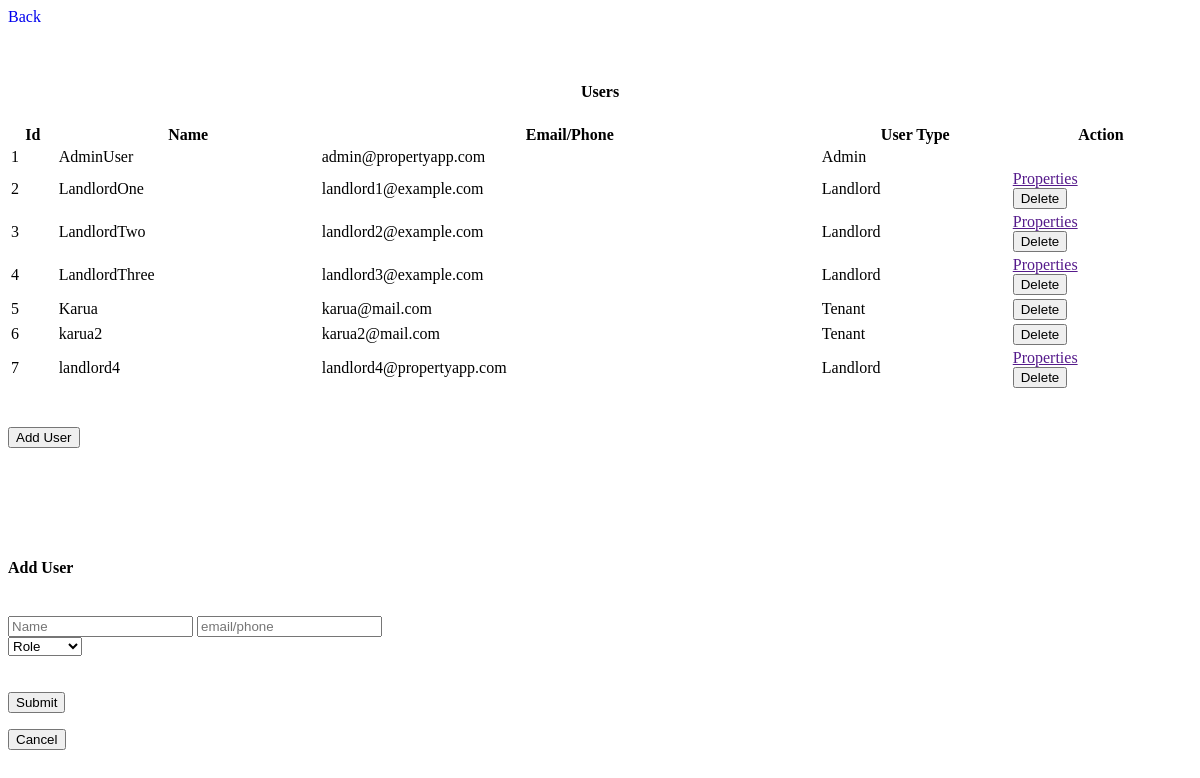
The page /admin-users on the database as committed earlier.
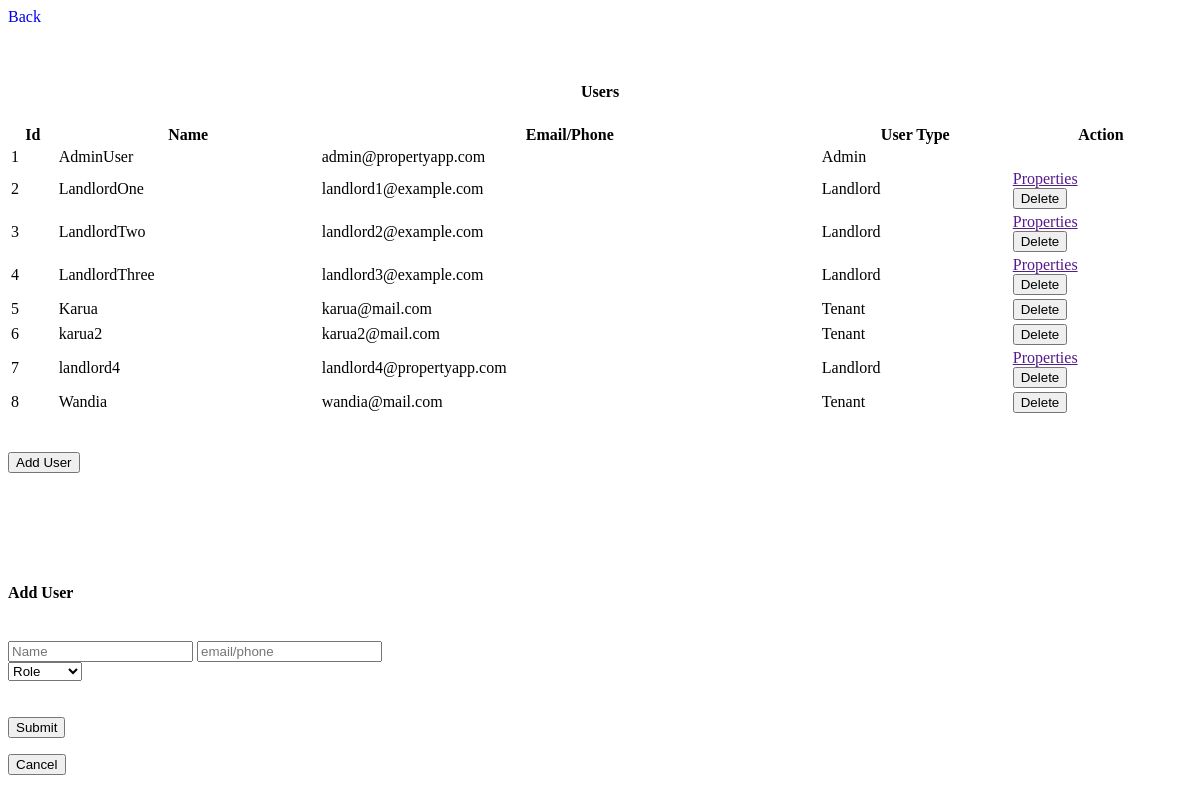
The same page on the database as committed later.
### models.py (models this page shows)
class User(Base):
    __tablename__ = 'users'
    id = Column(Integer, primary_key=True, index=True)
    uid = Column(String(10), unique=True, nullable=False)
    user_name = Column(String(20), unique=True, nullable=False)
    email_or_phone = Column(String, unique=True, index=True)
    password_hash = Column(String(100), nullable=False)
    user_type = Column(Enum('Admin', 'Landlord', 'Tenant', 'Regular_visitor', name='user_types'))
    suspended = Column(Boolean, default=False)
    created_at = Column(DateTime, default=datetime.datetime.utcnow)
    updated_at = Column(DateTime, default=datetime.datetime.utcnow, onupdate=datetime.datetime.utcnow)
    sessions = relationship('Session', back_populates='user')
    properties = relationship('Property', back_populates='landlord')
    leases = relationship('Lease', back_populates='tenant')

### new_server.py (the view)
@app.route('/admin-users')
def get_admin_users():
    users = db_session.query(User).all()
    return render_template('admin_users.html', users=users, header_title="Users")

### templates/admin_users.html (shortened to what this page needs)
    <div class="back-container">
        <div class="button-container">
            <a href="/" class="button" style="text-decoration: none;">Back</a>
        </div>
    </div>
    <h4 style="text-align: center;">{{header_title}}</h4>
    <table id="example" class="display" style="width:100%">
        <thead>
            <tr>
                <th>Id</th>
                <th>Name</th>
                <th>Email/Phone</th>
                <th>User Type</th>
                <th>Action</th>
            </tr>
        </thead>
        <tbody>
            {% for user in users %}
            <tr id="user-{{ user.id }}">
                <td>{{ user.id }}</td>
                <td>{{ user.user_name }}</td>
                <td>{{ user.email_or_phone }}</td>
                <td>{{ user.user_type }}</td>
                <td>
                    {% if user.user_type != 'Admin' %}
                        {% if user.user_type == 'Landlord' %}
                            <div class="table-button-container">
                                <a href="" class="table-button" hx-get="http://localhost:5000/admin-user-properties/{{user.id}}" hx-target="#dashboard-container" hx-swap="innerHTML" onclick="activateDashboardContainer()">Properties</a>
                            </div>
                        {% endif %}
                        <div class="table-button-container">
                            <button class="table-button" onclick="deleteUser('{{ user.id }}')">Delete</button>
                        </div>
                    {% endif %}
                </td>
            </tr>
            {% endfor %}
        </tbody>
    </table>
    <div class="back-container">
        <div class="button-container">
            <button class="button" onclick="loadAddUserFormModal()">Add User</button>
        </div>
    </div>
    <div class="modal" id="add_user_modal">
        <div class="modal-content">
            <br>
            <br>
            <br>
            <br>
            <div class="form-square" id="form-holder">
                <form id="add-user-form" class="right-square">
                    <br>
                    <h4>Add User</h4>
                    <br>
                    <input type="text" id="user_name" name="user_name" placeholder="Name" required>
                    <input type="text" id="email_or_phone" name="email_or_phone" placeholder="email/phone" required>
                    <br>
                    <select id="user_type" name="user_type" required>
                        <option value="" disabled selected hidden>Role</option>
                    </select>
                    <br>
                    <br>
                    <br>
                    <div class="button-container">
                        <button id="confirmButton" class="button" type="submit">Submit</button>
                    </div>
                </form>
            </div>
            <div class="button-container">
                <button id="cancelButton" class="button">Cancel</button>
            </div>
        </div>
    </div>

Rows that differ between the two databases and show on the page:
added User: id "8", user_name "Wandia", email_or_phone "wandia@mail.com", user_type "Tenant"
